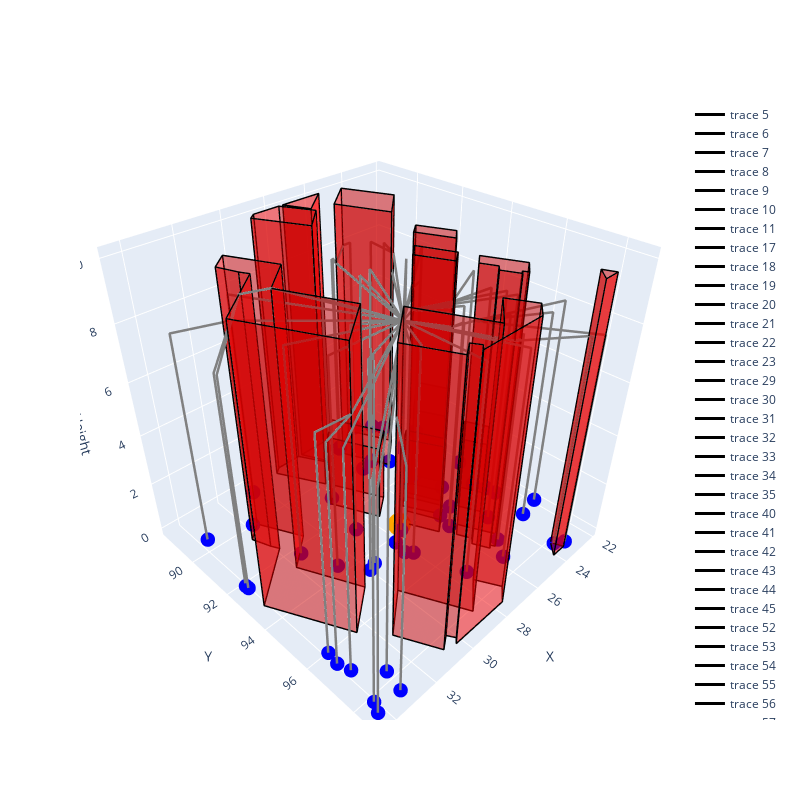

The notebook cell this image was saved under:
### Code cell
# ploting th route

initial_plot(delivary_locations=delivary_loc, obstacles=obstacles, dp=initial_dp, route = route_2.copy())
